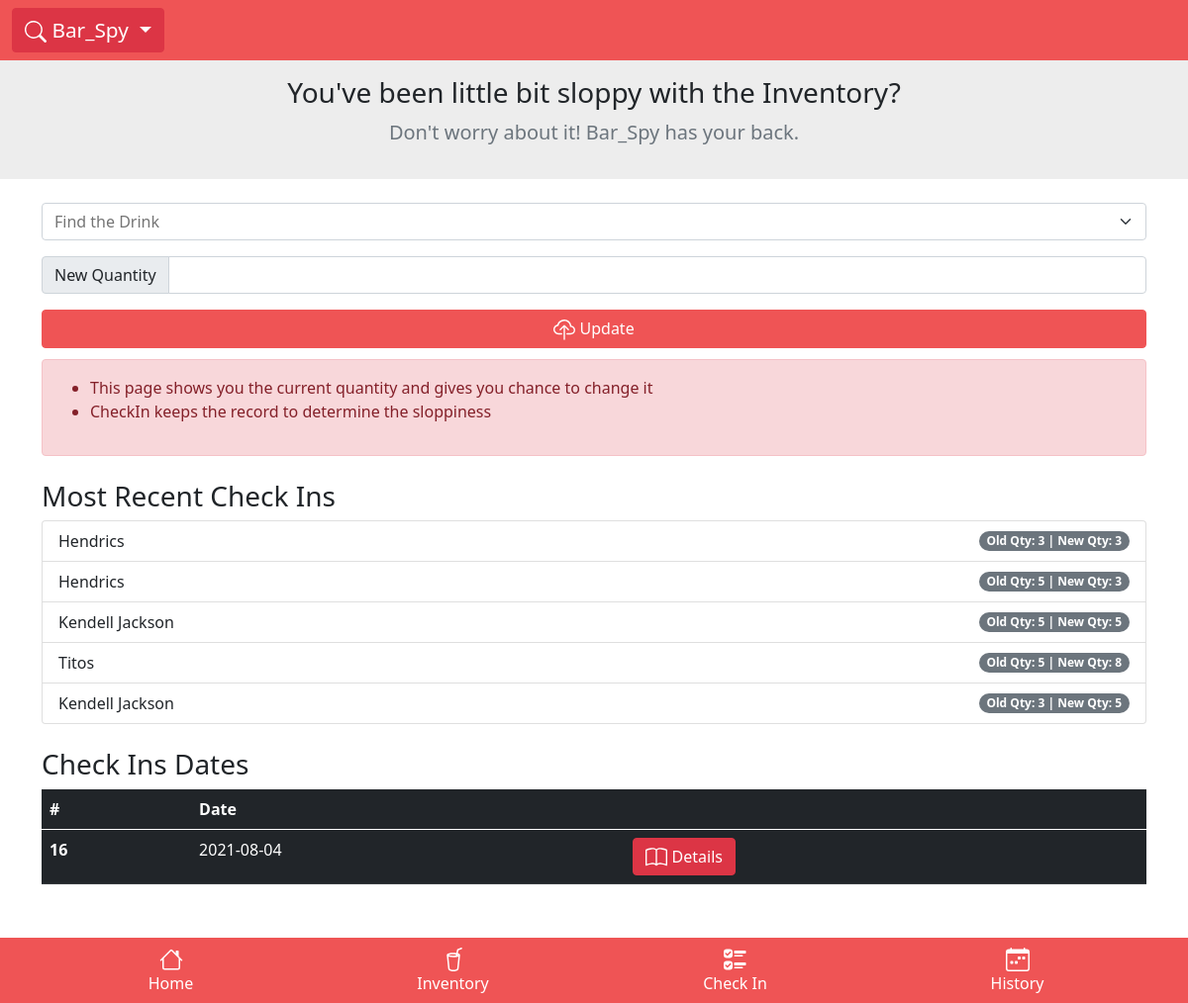
Screenshot of /checkin (signed in) with the database file from the repository.
### core/models.py (models this page shows, shortened)
class CheckIn(models.Model):
    drink = models.ForeignKey(Drink, on_delete=models.CASCADE)
    history = models.ForeignKey(History, on_delete=models.CASCADE)
    inStockOld = models.IntegerField()
    inStockNew = models.IntegerField()

class Drink(models.Model):
    name = models.CharField(max_length=255)
    category = models.ForeignKey(Category, on_delete=models.CASCADE)
    subCategory = models.ForeignKey(SubCategory, on_delete=models.CASCADE)
    inStock = models.IntegerField()
    emergencyNumber = models.IntegerField()
    emergencyNotification = models.BooleanField(default=True)

class History(models.Model):
    date = models.CharField(max_length=20)

### core/views.py (the view)
# urls.py: path('checkin', views.checkin, name='checkin'),
@login_required(login_url="")
def checkin(request):
    all_drinks = models.Drink.objects.all()
    all_checkin = models.CheckIn.objects.all().order_by('-pk')
    all_dates = models.History.objects.all().order_by('-pk')
    checkinDates = []
    if len(all_checkin) > 4:
        all_checkin = all_checkin[:5]
    for date in all_dates:
        for check in all_checkin:
            if check.history == date:
                checkinDates.append(date)
                break
    passing_dict = {'all_drinks': all_drinks, 'all_checkin': all_checkin, 'all_dates': all_dates, 'checkinDates': checkinDates}
    return render(request, 'core/checkin.html', passing_dict)

### core/templates/core/checkin.html (shortened to what this page needs)
{% extends 'base.html' %} {% load static %} {% block contect %}
<section
  class="jumbotron text-center pt-3 pb-3 mb-4"
  style="background-color: #ededed"
>
  <h3 class="jumbotron-heading">You've been little bit sloppy with the Inventory?</h3>
  <p class="lead text-muted">Don't worry about it! Bar_Spy has your back.</p>
</section>
<div class="container">
    <form method="POST" action="{% url 'add_checkin' %}">
        <input list="hosting-plan" type="text" class="form-select" aria-label="Default select example"
            placeholder="Find the Drink" name='checkinalcohol' />
        <div class="input-group mb-3 mt-3">
            <span class="input-group-text">New Quantity</span>
            <input name="newqty" type="number" aria-label="Last name" class="form-control">
          </div>
          <div class="d-grid gap-2 mb-4">
            <button class="btn btn-danger redbtn" type="submit"> Update</button>
          </div>
        <div class="alert alert-danger" role="alert" style="margin-top: -13px;"">
            <ul>
                <li>This page shows you the current quantity and gives you chance to change it</li>
                <li>CheckIn keeps the record to determine the sloppiness</li>
            </ul>
        </div>
    </form>
</div>
<div class="container mt-4">
  <h3>Most Recent Check Ins</h3>
  <ul class="list-group">
  {% for checkin in all_checkin %}
    <li class="list-group-item d-flex justify-content-between align-items-center">
      {{ checkin.drink.name }}
      <span class="badge bg-secondary rounded-pill">Old Qty: {{ checkin.inStockOld }} | New Qty: {{ checkin.inStockNew }}</span>
    </li>
  {% endfor %}
</ul>
</div>
<div class="container mb-5 mt-4">
  <h3>Check Ins Dates</h3>
  <table class="table table-dark mb-5">
    <thead>
      <tr>
        <th scope="col">#</th>
        <th scope="col">Date</th>
        <th scope="col"></th>
      </tr>
    </thead>
    <tbody>
  {% for date in checkinDates %}
  <tr>
    <th scope="row">{{ date.pk }}</th>
    <td>{{ date.date }}</td>
    <td><a class="btn btn-danger" href="{% url 'checkinDetails' date.pk %}"> Details</a></td>
  </tr>
  {% endfor %}
</tbody>
</table>
</div>
<div class="container mt-5 mb-5">
  <p>&nbsp;&nbsp;</p>
</div>
{% endblock %}

### barspy/templates/base.html (style rules this page uses)
.redbtn { background-color: #ef5455; border-color: #ef5455; }

### rows the page displays
CheckIn: drink.name "Hendrics", inStockOld "3", inStockNew "3"
CheckIn: drink.name "Hendrics", inStockOld "5", inStockNew "3"
CheckIn: drink.name "Kendell Jackson", inStockOld "5", inStockNew "5"
CheckIn: drink.name "Titos", inStockOld "5", inStockNew "8"
CheckIn: drink.name "Kendell Jackson", inStockOld "3", inStockNew "5"
History: pk "16", date "2021-08-04"
